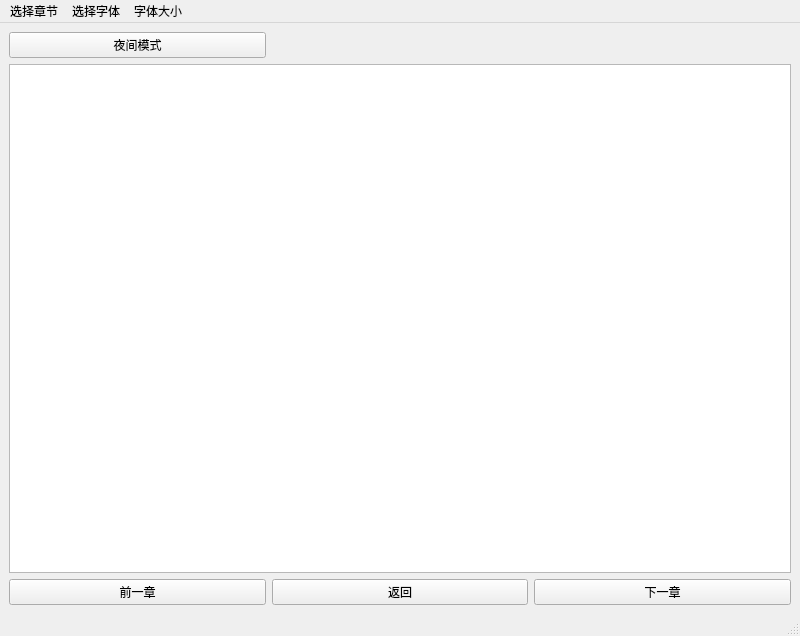
<?xml version="1.0" encoding="UTF-8"?>
<ui version="4.0">
 <class>MainWindow</class>
 <widget class="QMainWindow" name="MainWindow">
  <property name="geometry">
   <rect>
    <x>0</x>
    <y>0</y>
    <width>800</width>
    <height>636</height>
   </rect>
  </property>
  <property name="windowTitle">
   <string>MainWindow</string>
  </property>
  <widget class="QWidget" name="centralwidget">
   <layout class="QGridLayout" name="gridLayout">
    <item row="5" column="2">
     <widget class="QPushButton" name="nextButton">
      <property name="text">
       <string>下一章</string>
      </property>
     </widget>
    </item>
    <item row="5" column="0">
     <widget class="QPushButton" name="lastButton">
      <property name="text">
       <string>前一章</string>
      </property>
     </widget>
    </item>
    <item row="5" column="1">
     <widget class="QPushButton" name="backButton">
      <property name="text">
       <string>返回</string>
      </property>
     </widget>
    </item>
    <item row="1" column="0" colspan="3">
     <widget class="QTextEdit" name="textEdit">
      <property name="sizePolicy">
       <sizepolicy hsizetype="Preferred" vsizetype="Expanding">
        <horstretch>0</horstretch>
        <verstretch>0</verstretch>
       </sizepolicy>
      </property>
      <property name="html">
       <string>&lt;!DOCTYPE HTML PUBLIC &quot;-//W3C//DTD HTML 4.0//EN&quot; &quot;http://www.w3.org/TR/REC-html40/strict.dtd&quot;&gt;
&lt;html&gt;&lt;head&gt;&lt;meta name=&quot;qrichtext&quot; content=&quot;1&quot; /&gt;&lt;meta charset=&quot;utf-8&quot; /&gt;&lt;style type=&quot;text/css&quot;&gt;
p, li { white-space: pre-wrap; }
hr { height: 1px; border-width: 0; }
li.unchecked::marker { content: &quot;\2610&quot;; }
li.checked::marker { content: &quot;\2612&quot;; }
&lt;/style&gt;&lt;/head&gt;&lt;body style=&quot; font-family:'Microsoft YaHei UI'; font-size:9pt; font-weight:400; font-style:normal;&quot;&gt;
&lt;p style=&quot;-qt-paragraph-type:empty; margin-top:0px; margin-bottom:0px; margin-left:0px; margin-right:0px; -qt-block-indent:0; text-indent:0px;&quot;&gt;&lt;br /&gt;&lt;/p&gt;&lt;/body&gt;&lt;/html&gt;</string>
      </property>
     </widget>
    </item>
    <item row="0" column="0">
     <widget class="QPushButton" name="changeDNButton">
      <property name="text">
       <string>夜间模式</string>
      </property>
     </widget>
    </item>
   </layout>
  </widget>
  <widget class="QMenuBar" name="menubar">
   <property name="geometry">
    <rect>
     <x>0</x>
     <y>0</y>
     <width>800</width>
     <height>17</height>
    </rect>
   </property>
   <widget class="QMenu" name="menu1">
    <property name="title">
     <string>选择章节</string>
    </property>
    <addaction name="chapter_1"/>
    <addaction name="chapter_2"/>
    <addaction name="chapter_3"/>
    <addaction name="separator"/>
   </widget>
   <widget class="QMenu" name="menu_2">
    <property name="title">
     <string>选择字体</string>
    </property>
    <addaction name="song"/>
    <addaction name="weiruan"/>
   </widget>
   <widget class="QMenu" name="menu_3">
    <property name="title">
     <string>字体大小</string>
    </property>
    <addaction name="size_9"/>
    <addaction name="size_12"/>
    <addaction name="size_15"/>
   </widget>
   <addaction name="menu1"/>
   <addaction name="menu_2"/>
   <addaction name="menu_3"/>
  </widget>
  <widget class="QStatusBar" name="statusbar"/>
  <action name="chapter_1">
   <property name="text">
    <string>第一章</string>
   </property>
  </action>
  <action name="chapter_2">
   <property name="text">
    <string>第二章</string>
   </property>
  </action>
  <action name="song">
   <property name="text">
    <string>宋体</string>
   </property>
  </action>
  <action name="weiruan">
   <property name="text">
    <string>微软雅黑</string>
   </property>
  </action>
  <action name="size_9">
   <property name="text">
    <string>9</string>
   </property>
  </action>
  <action name="size_12">
   <property name="text">
    <string>12</string>
   </property>
  </action>
  <action name="size_15">
   <property name="text">
    <string>15</string>
   </property>
  </action>
  <action name="chapter_3">
   <property name="text">
    <string>第三章</string>
   </property>
  </action>
 </widget>
 <resources/>
 <connections/>
</ui>
